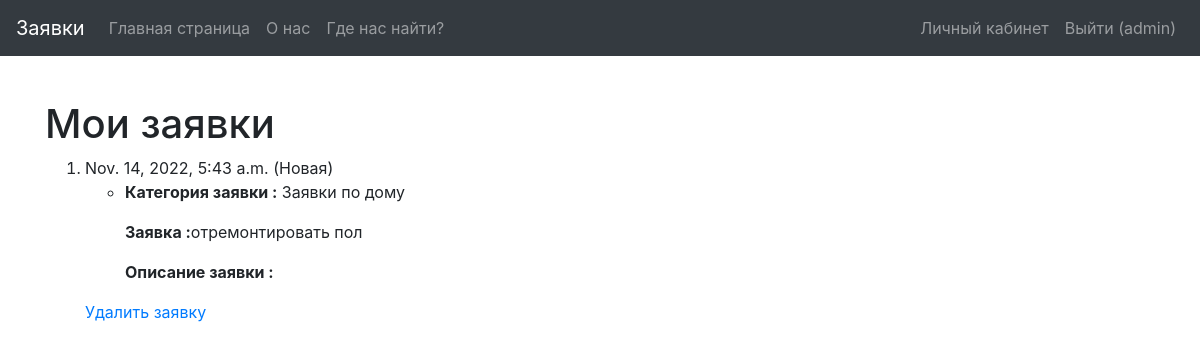
Page /orders (signed in) on the earlier database version.
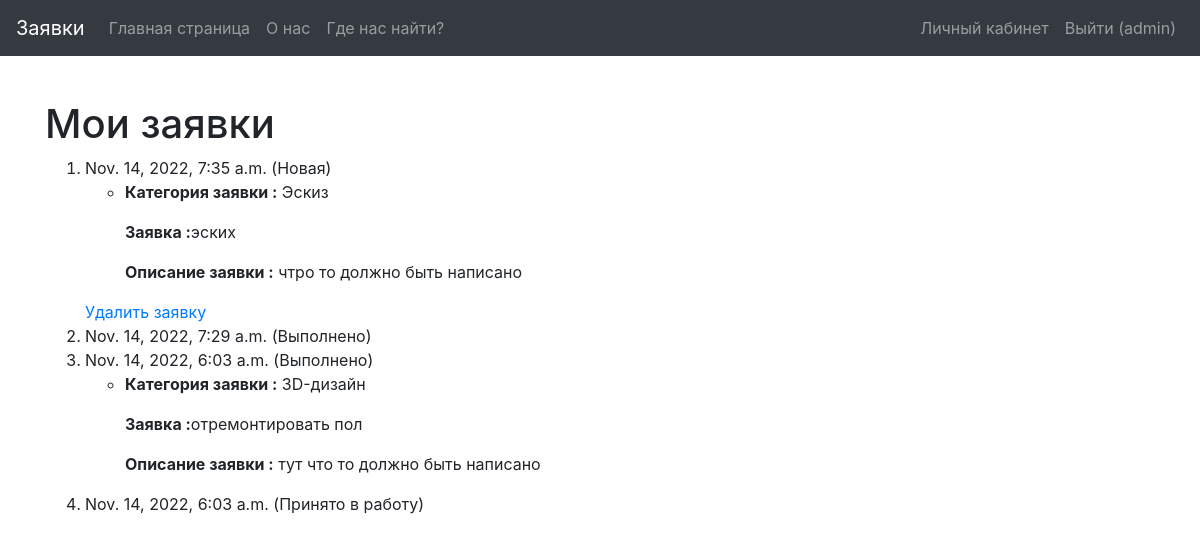
Same page on the later database version.
### catalog/models.py (models this page shows, shortened)
class User(AbstractUser):
    name = models.CharField(max_length=254, verbose_name='Имя', blank=False)
    surname = models.CharField(max_length=254, verbose_name='Фамилия', blank=False)
    patronymic = models.CharField(max_length=254, verbose_name='Отчество', blank=True)
    username = models.CharField(max_length=254, verbose_name='Логин', unique=True, blank=False)
    email = models.CharField(max_length=254, verbose_name='Почта', unique=True, blank=False)
    password = models.CharField(max_length=254, verbose_name='Пароль', blank=False)
    role = models.CharField(max_length=254, verbose_name='Роль',
                            choices=(('admin', 'Администратор'), ('user', 'Пользователь')), default='user')
    USERNAME_FIELD = 'username'

class Order(models.Model):
    STATUS_CHOICES = [
        ('new', 'Новая'),
        ('confirmed', 'Принято в работу'),
        ('canceled', 'Выполнено')
    ]
    date = models.DateTimeField(verbose_name='Дата заявки', auto_now_add=True)
    status = models.CharField(max_length=254, verbose_name='Статус',
                              choices=STATUS_CHOICES,
                              default='new')
    user = models.ForeignKey(User, verbose_name='Пользователь', on_delete=models.CASCADE)
    descriptions = models.TextField(verbose_name='описание', blank=True)
    products = models.ManyToManyField(Product, through='ItemInOrder', related_name='orders')
    def status_verbose(self):
        return dict(self.STATUS_CHOICES)[self.status]

class ItemInOrder(models.Model):
    order = models.ForeignKey(Order, verbose_name='Заявка', on_delete=models.CASCADE)
    product = models.ForeignKey(Product, verbose_name='каталог', on_delete=models.CASCADE)
    count = models.IntegerField(verbose_name='Количество', blank=False, default=0)

class Product(models.Model):
    STATUS_CHOICES = [
        ('new', 'Новая'),
        ('confirmed', 'Принято в работу'),
        ('canceled', 'Выполнено')
    ]
    name = models.CharField(max_length=254, verbose_name='Имя', blank=False)
    date = models.DateTimeField(verbose_name='Дата добавления', auto_now_add=True)
    photo_file = models.ImageField(max_length=254, upload_to=get_name_file,
                                   blank=True, null=True,
                                   validators=[FileExtensionValidator(allowed_extensions=['png', 'jpg', 'jpeg', 'bmp'])])
    category = models.ForeignKey('Category', verbose_name='Категория', on_delete=models.CASCADE)
    count = models.IntegerField(verbose_name='Количество', blank=False, default=1)
    status = models.CharField(max_length=254, verbose_name='Статус',
                              choices=STATUS_CHOICES,
                              default='new')

class Category(models.Model):
    name = models.CharField(max_length=254, verbose_name='Наименование', blank=False)
    def __str__(self):
        return self.name

### catalog/views.py (the view)
# urls.py: path('orders', OrderListView.as_view(), name='orders'),
class OrderListView(LoginRequiredMixin, generic.ListView):
    model = Order
    template_name = 'catalog/orders.html'
    def get_queryset(self):
        return Order.objects.filter(user=self.request.user).order_by('-date')

### templates/catalog/orders.html
{% extends "basic.html" %}
{% block content %}
    <h1 style="margin-top: 100px;">Мои заявки</h1>
    {% if order_list %}
        <ol>
            {% for order in order_list %}
                <li>
                    {{ order.date }} ({{ order.status_verbose }})
                    {% if order.iteminorder_set.all %}
                        <ul>
                            {% for item in order.iteminorder_set.all %}
                                <li><p><b>Категория заявки :</b> {{ item.product.category }}</p>
                                   <p><b>Заявка :</b>{{ item.product.name }}</p>
                                    <p><b>Описание заявки :</b> {{order.descriptions}} </li></p>
                            {% endfor %}
                        </ul>
                    {% endif %}
                </li>
                {% if order.status == 'new' %}
                        <a href="{% url 'delete_order'  order.pk %}">Удалить заявку</a>
                    {% endif %}
            {% endfor %}
        </ol>
    {% else %}
        <p class="font-weight-bold">У вас пока нет заказов</p>
    {% endif %}
{% endblock %}

### templates/basic.html (shortened to what this page needs)
<!DOCTYPE html>
<html lang="ru">
<head>
    {% load static%}
    <link rel="stylesheet" href="{% static 'css/bootstrap.min.css' %}">
    <link rel="stylesheet" href="{% static 'css/main.css' %}">
</head>
<body>
<nav class="navbar navbar-expand-md navbar-dark bg-dark fixed-top">
    <a class="navbar-brand" href="{% url 'catalog' %}">Заявки</a>
    <div class="collapse navbar-collapse" id="navbarsExampleDefault">
        {% block sidebar %}
        <ul class="navbar-nav mr-auto">
            <li class="nav-item">
                <a class="nav-link" href="{% url 'catalog' %}">Главная страница</a>
            </li>
            <li class="nav-item">
                <a class="nav-link" href="{% url 'about' %}">О нас</a>
            </li>
            <li class="nav-item">
                <a class="nav-link" href="{% url 'contact' %}">Где нас найти?</a>
            </li>
        </ul>
        <ul class="navbar-nav">
            {% if user.is_authenticated %}
            <li class="nav-item">
                <a class="nav-link" href="{% url 'orders' %}">Личный кабинет</a>
            </li>
            <li class="nav-item">
                <a class="nav-link" href="{% url 'logout' %}">Выйти ({{ user.username }})</a>
            </li>
            {% endif %}
        </ul>
        {% endblock %}
    </div>
</nav>
<main role="main" class="container">
    <div class="starter-template">
        {% block content %}{% endblock %}
    </div>
</main>
</body>
</html>

Differences in the rows shown:
removed Order: date "Nov. 14, 2022, 5:43 a.m.", status_verbose "Новая", shows "Удалить заявку"
removed ItemInOrder: product.category "Заявки по дому", product.name "отремонтировать пол", shown under "Nov. 14, 2022, 5:43 a.m."
added Order: date "Nov. 14, 2022, 7:35 a.m.", status_verbose "Новая", descriptions "чтро то должно быть написано", shows "Удалить заявку"
added ItemInOrder: product.category "Эскиз", product.name "эских", shown under "Nov. 14, 2022, 7:35 a.m."
added Order: date "Nov. 14, 2022, 7:29 a.m.", status_verbose "Выполнено"
added Order: date "Nov. 14, 2022, 6:03 a.m.", status_verbose "Выполнено", descriptions "тут что то должно быть написано"
added ItemInOrder: product.category "3D-дизайн", product.name "отремонтировать пол", shown under "Nov. 14, 2022, 6:03 a.m."
added Order: date "Nov. 14, 2022, 6:03 a.m.", status_verbose "Принято в работу"
